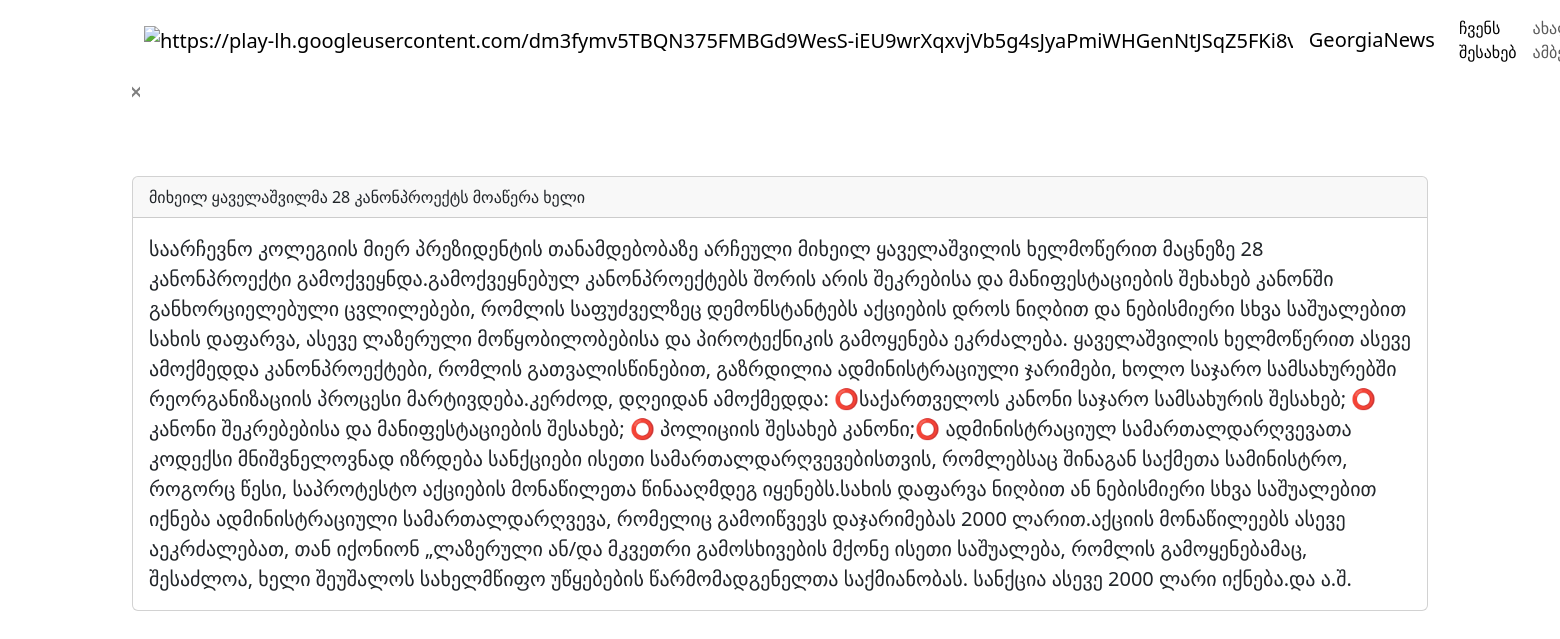
Page /meti on the committed database.
### models.py (models this page shows)
class Doc(db.Model):
    id = db.Column(db.Integer(), primary_key=True)
    name = db.Column(db.String())
    text = db.Column(db.String())

### routes.py (the view)
@app.route("/meti")
def meti():
    docs=Doc.query.all()
    return render_template("meti inf.html", docs=docs)

### templates/meti inf.html (shortened to what this page needs)
 {% extends "base.html" %}
{% block content %}
<a href="/axali" class="btn-close" aria-label="Close"></a>
 <br> <br>
{% for doc in docs %}
 <br> <br>
 <div class="card">
  <div class="card-header">
   {{doc['name']}}
  </div>
  <div class="card-body">
    <blockquote class="blockquote mb-0">
      <p>{{doc['text']}}</p>
    </blockquote>
  </div>
</div>
 {% endfor %}
   {% endblock %}

### rows in the picture
Doc: name "მიხეილ ყაველაშვილმა 28 კანონპროექტს მოაწერა ხელი", text "საარჩევნო კოლეგიის მიერ პრეზიდენტის თანამდებობაზე არჩეული მიხეილ ყაველაშვილის ხელმოწერით მაცნეზე 28 კანონპროექტი გამოქვეყნდა.გამოქვეყნებულ კანონპროექტებს შორის არის შეკრებისა და მანიფესტაციების შეხახებ კანონში განხორციელებული ცვლილებები, რომლის საფუძველზეც დემონსტანტებს აქციების დროს ნიღბით და ნებისმიერი სხვა საშუალებით სახის დაფარვა, ასევე ლაზერული მოწყობილობებისა და პიროტექნიკის გამოყენება ეკრძალება. ყაველაშვილის ხელმოწერით ასევე ამოქმედდა კანონპროექტები, რომლის გათვალისწინებით, გაზრდილია ადმინისტრაციული ჯარიმები, ხოლო საჯარო სამსახურებში რეორგანიზაციის პროცესი მარტივდება.კერძოდ, დღეიდან ამოქმედდა: ⭕️საქართველოს კანონი საჯარო სამსახურის შესახებ; ⭕️ კანონი შეკრებებისა და მანიფესტაციების…"
